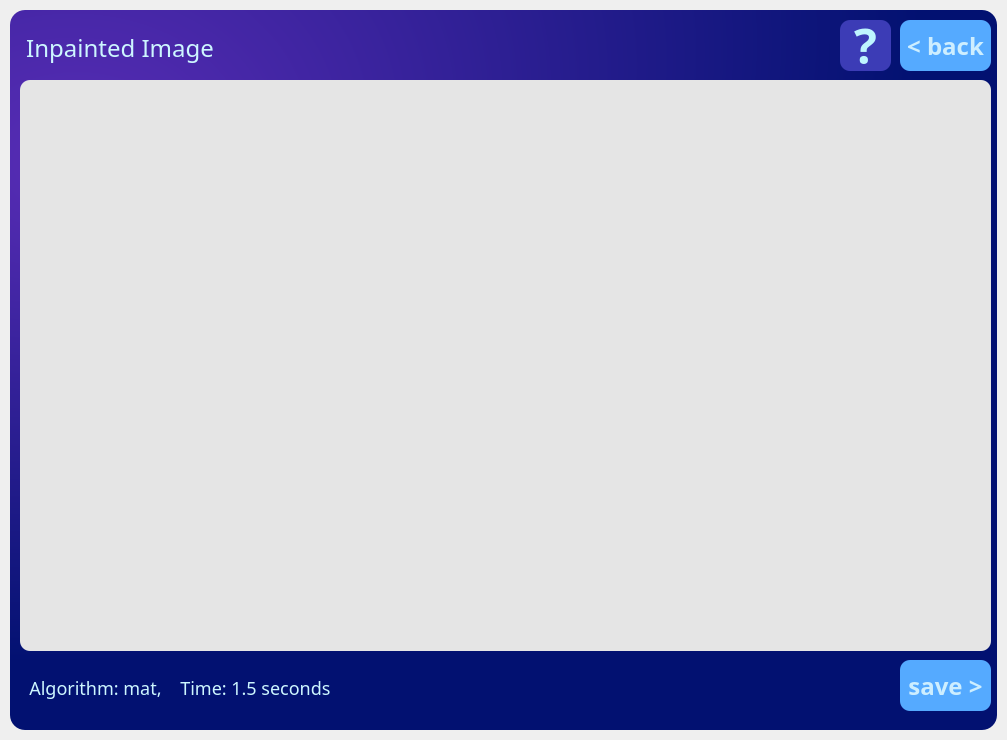
<?xml version="1.0" encoding="UTF-8"?>
<ui version="4.0">
 <class>MainWindow</class>
 <widget class="QMainWindow" name="MainWindow">
  <property name="enabled">
   <bool>true</bool>
  </property>
  <property name="geometry">
   <rect>
    <x>0</x>
    <y>0</y>
    <width>1007</width>
    <height>740</height>
   </rect>
  </property>
  <property name="sizePolicy">
   <sizepolicy hsizetype="Fixed" vsizetype="Fixed">
    <horstretch>0</horstretch>
    <verstretch>0</verstretch>
   </sizepolicy>
  </property>
  <property name="minimumSize">
   <size>
    <width>1007</width>
    <height>740</height>
   </size>
  </property>
  <property name="maximumSize">
   <size>
    <width>1007</width>
    <height>740</height>
   </size>
  </property>
  <property name="focusPolicy">
   <enum>Qt::ClickFocus</enum>
  </property>
  <property name="windowTitle">
   <string>MainWindow</string>
  </property>
  <widget class="QWidget" name="main_widget">
   <property name="sizePolicy">
    <sizepolicy hsizetype="Fixed" vsizetype="Fixed">
     <horstretch>0</horstretch>
     <verstretch>0</verstretch>
    </sizepolicy>
   </property>
   <layout class="QVBoxLayout" name="main_layout" stretch="0">
    <property name="spacing">
     <number>0</number>
    </property>
    <property name="leftMargin">
     <number>10</number>
    </property>
    <property name="topMargin">
     <number>10</number>
    </property>
    <property name="rightMargin">
     <number>10</number>
    </property>
    <property name="bottomMargin">
     <number>10</number>
    </property>
    <item>
     <widget class="QFrame" name="main_frame">
      <property name="sizePolicy">
       <sizepolicy hsizetype="Fixed" vsizetype="Fixed">
        <horstretch>0</horstretch>
        <verstretch>0</verstretch>
       </sizepolicy>
      </property>
      <property name="minimumSize">
       <size>
        <width>987</width>
        <height>720</height>
       </size>
      </property>
      <property name="maximumSize">
       <size>
        <width>987</width>
        <height>720</height>
       </size>
      </property>
      <property name="styleSheet">
       <string notr="true">QFrame{
background-color: qradialgradient(spread:pad, cx:0.016, cy:0, radius:0.907, fx:0.075, fy:0.227273, stop:0 rgba(89, 45, 182, 255), stop:1 rgba(2, 17, 113, 255));
border-radius: 15px;
}
QLabel{
font-family : &quot;Source Serif Pro SemiBold&quot;;
}
</string>
      </property>
      <property name="frameShape">
       <enum>QFrame::NoFrame</enum>
      </property>
      <property name="frameShadow">
       <enum>QFrame::Raised</enum>
      </property>
      <widget class="QLabel" name="text_label">
       <property name="geometry">
        <rect>
         <x>10</x>
         <y>650</y>
         <width>801</width>
         <height>56</height>
        </rect>
       </property>
       <property name="sizePolicy">
        <sizepolicy hsizetype="Preferred" vsizetype="Preferred">
         <horstretch>0</horstretch>
         <verstretch>0</verstretch>
        </sizepolicy>
       </property>
       <property name="minimumSize">
        <size>
         <width>801</width>
         <height>21</height>
        </size>
       </property>
       <property name="maximumSize">
        <size>
         <width>801</width>
         <height>56</height>
        </size>
       </property>
       <property name="font">
        <font>
         <family>Source Serif Pro SemiBold</family>
         <pointsize>-1</pointsize>
        </font>
       </property>
       <property name="styleSheet">
        <string notr="true">background-color: none;
color: rgb(205, 246, 255);
font-size: 18px;
</string>
       </property>
       <property name="text">
        <string>  Algorithm: mat,    Time: 1.5 seconds</string>
       </property>
      </widget>
      <widget class="QPushButton" name="save_button">
       <property name="geometry">
        <rect>
         <x>890</x>
         <y>650</y>
         <width>91</width>
         <height>51</height>
        </rect>
       </property>
       <property name="sizePolicy">
        <sizepolicy hsizetype="Preferred" vsizetype="Preferred">
         <horstretch>0</horstretch>
         <verstretch>0</verstretch>
        </sizepolicy>
       </property>
       <property name="font">
        <font>
         <family>Source Serif Pro SemiBold</family>
         <pointsize>18</pointsize>
         <weight>75</weight>
         <bold>true</bold>
        </font>
       </property>
       <property name="styleSheet">
        <string notr="true">QPushButton{
border-radius: 10px;
color: rgb(205, 238, 255);
background-color: rgb(85, 170, 255)
}
QPushButton:hover{
background-color:rgba(85, 170, 255, 155)
}
QPushButton:pressed{
background-color:rgba(85, 170, 255, 55)
}
</string>
       </property>
       <property name="text">
        <string>save &gt;</string>
       </property>
      </widget>
      <widget class="QGraphicsView" name="output_view">
       <property name="geometry">
        <rect>
         <x>10</x>
         <y>70</y>
         <width>971</width>
         <height>571</height>
        </rect>
       </property>
       <property name="sizePolicy">
        <sizepolicy hsizetype="Maximum" vsizetype="Maximum">
         <horstretch>0</horstretch>
         <verstretch>0</verstretch>
        </sizepolicy>
       </property>
       <property name="minimumSize">
        <size>
         <width>760</width>
         <height>480</height>
        </size>
       </property>
       <property name="maximumSize">
        <size>
         <width>1280</width>
         <height>720</height>
        </size>
       </property>
       <property name="styleSheet">
        <string notr="true">background-color: rgb(229, 229, 229);
border-radius: 10;</string>
       </property>
       <property name="frameShape">
        <enum>QFrame::NoFrame</enum>
       </property>
      </widget>
      <widget class="QFrame" name="title_bar">
       <property name="geometry">
        <rect>
         <x>10</x>
         <y>10</y>
         <width>971</width>
         <height>61</height>
        </rect>
       </property>
       <property name="sizePolicy">
        <sizepolicy hsizetype="Preferred" vsizetype="Preferred">
         <horstretch>0</horstretch>
         <verstretch>0</verstretch>
        </sizepolicy>
       </property>
       <property name="minimumSize">
        <size>
         <width>971</width>
         <height>61</height>
        </size>
       </property>
       <property name="maximumSize">
        <size>
         <width>971</width>
         <height>61</height>
        </size>
       </property>
       <property name="styleSheet">
        <string notr="true">background-color: none;</string>
       </property>
       <property name="frameShape">
        <enum>QFrame::StyledPanel</enum>
       </property>
       <property name="frameShadow">
        <enum>QFrame::Raised</enum>
       </property>
       <widget class="QPushButton" name="back_button">
        <property name="geometry">
         <rect>
          <x>880</x>
          <y>0</y>
          <width>91</width>
          <height>51</height>
         </rect>
        </property>
        <property name="sizePolicy">
         <sizepolicy hsizetype="Preferred" vsizetype="Preferred">
          <horstretch>0</horstretch>
          <verstretch>0</verstretch>
         </sizepolicy>
        </property>
        <property name="minimumSize">
         <size>
          <width>91</width>
          <height>51</height>
         </size>
        </property>
        <property name="maximumSize">
         <size>
          <width>91</width>
          <height>51</height>
         </size>
        </property>
        <property name="font">
         <font>
          <family>Source Serif Pro SemiBold</family>
          <pointsize>18</pointsize>
          <weight>75</weight>
          <bold>true</bold>
         </font>
        </property>
        <property name="styleSheet">
         <string notr="true">QPushButton{
border-radius: 10px;
color: rgb(205, 238, 255);
background-color: rgb(85, 170, 255)
}
QPushButton:hover{
background-color:rgba(85, 170, 255, 155)
}
QPushButton:pressed{
background-color:rgba(85, 170, 255, 55)
}
</string>
        </property>
        <property name="text">
         <string>&lt; back</string>
        </property>
       </widget>
       <widget class="QPushButton" name="help_button">
        <property name="geometry">
         <rect>
          <x>820</x>
          <y>0</y>
          <width>51</width>
          <height>51</height>
         </rect>
        </property>
        <property name="sizePolicy">
         <sizepolicy hsizetype="Preferred" vsizetype="Preferred">
          <horstretch>0</horstretch>
          <verstretch>0</verstretch>
         </sizepolicy>
        </property>
        <property name="minimumSize">
         <size>
          <width>15</width>
          <height>15</height>
         </size>
        </property>
        <property name="maximumSize">
         <size>
          <width>60</width>
          <height>60</height>
         </size>
        </property>
        <property name="font">
         <font>
          <family>Source Serif Pro SemiBold</family>
          <pointsize>36</pointsize>
          <weight>75</weight>
          <bold>true</bold>
         </font>
        </property>
        <property name="styleSheet">
         <string notr="true">QPushButton{
color: rgb(190, 245, 255);
border-radius: 10px;
background-color:rgba(60, 60, 182,255);
}
QPushButton:hover{
background-color:rgba(60, 60, 182,150);

}
QPushButton:pressed{
background-color:rgb(60, 60, 182,75);
}
</string>
        </property>
        <property name="text">
         <string>?</string>
        </property>
       </widget>
       <widget class="QLabel" name="title_label">
        <property name="geometry">
         <rect>
          <x>0</x>
          <y>0</y>
          <width>700</width>
          <height>56</height>
         </rect>
        </property>
        <property name="sizePolicy">
         <sizepolicy hsizetype="Preferred" vsizetype="Preferred">
          <horstretch>0</horstretch>
          <verstretch>0</verstretch>
         </sizepolicy>
        </property>
        <property name="minimumSize">
         <size>
          <width>700</width>
          <height>21</height>
         </size>
        </property>
        <property name="maximumSize">
         <size>
          <width>700</width>
          <height>56</height>
         </size>
        </property>
        <property name="font">
         <font>
          <family>Source Serif Pro SemiBold</family>
          <pointsize>-1</pointsize>
         </font>
        </property>
        <property name="styleSheet">
         <string notr="true">background-color: none;
color: rgb(205, 246, 255);
font-size: 24px;
</string>
        </property>
        <property name="text">
         <string> Inpainted Image</string>
        </property>
       </widget>
      </widget>
     </widget>
    </item>
   </layout>
  </widget>
 </widget>
 <resources>
  <include location="resources/inpainter_resources.qrc"/>
 </resources>
 <connections/>
</ui>
